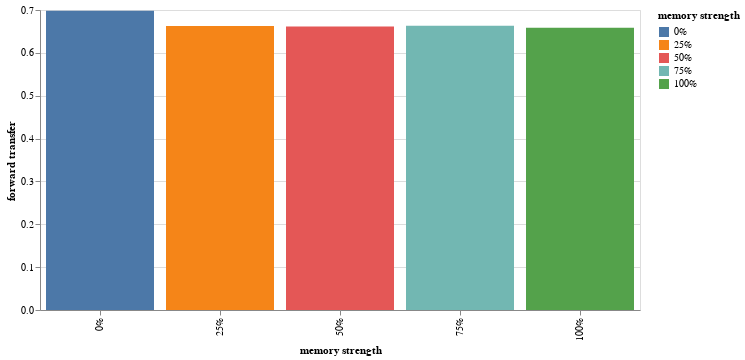

Source (notebook cell):
### Code cell
alt.Chart(source).mark_bar().encode(
    x=alt.X('memory strength:N',sort=['0%', '25%']),
    y='forward transfer:Q',
    color=alt.Color('memory strength:N', sort=['0%', '25%'])
).properties(
    width=600,
    height=300
).interactive()

### Figure 1 — Vega-Lite specification as saved in the notebook (floating-point values rounded to 4 significant figures)
{"config": {"view": {"continuousWidth": 400, "continuousHeight": 300}}, "data": {"name": "data-66685a6fa0ab740b2631f4f510d8dbd0"}, "mark": "bar", "encoding": {"color": {"type": "nominal", "field": "memory strength", "sort": ["0%", "25%"]}, "x": {"type": "nominal", "field": "memory strength", "sort": ["0%", "25%"]}, "y": {"type": "quantitative", "field": "forward transfer"}}, "height": 300, "selection": {"selector016": {"type": "interval", "bind": "scales", "encodings": ["x", "y"]}}, "width": 600, "$schema": "https://vega.github.io/schema/vega-lite/v4.0.2.json", "datasets": {"data-66685a6fa0ab740b2631f4f510d8dbd0": [{"memory strength": "0%", "forward transfer": 0.698}, {"memory strength": "25%", "forward transfer": 0.6627}, {"memory strength": "50%", "forward transfer": 0.6615}, {"memory strength": "75%", "forward transfer": 0.6632}, {"memory strength": "100%", "forward transfer": 0.6584}]}}
